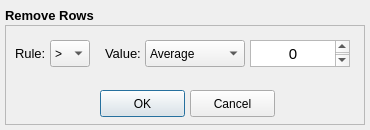
<?xml version="1.0" encoding="UTF-8"?>
<ui version="4.0">
 <class>Dialog</class>
 <widget class="QDialog" name="Dialog">
  <property name="geometry">
   <rect>
    <x>0</x>
    <y>0</y>
    <width>370</width>
    <height>130</height>
   </rect>
  </property>
  <property name="windowTitle">
   <string>Trim Settings</string>
  </property>
  <widget class="QLabel" name="label1_1">
   <property name="geometry">
    <rect>
     <x>5</x>
     <y>5</y>
     <width>360</width>
     <height>20</height>
    </rect>
   </property>
   <property name="maximumSize">
    <size>
     <width>16777215</width>
     <height>16777215</height>
    </size>
   </property>
   <property name="font">
    <font>
     <family>Ubuntu</family>
     <pointsize>10</pointsize>
     <weight>75</weight>
     <italic>false</italic>
     <bold>true</bold>
    </font>
   </property>
   <property name="text">
    <string>Remove Rows</string>
   </property>
  </widget>
  <widget class="QFrame" name="frame1_1">
   <property name="geometry">
    <rect>
     <x>5</x>
     <y>25</y>
     <width>360</width>
     <height>100</height>
    </rect>
   </property>
   <property name="frameShape">
    <enum>QFrame::StyledPanel</enum>
   </property>
   <property name="frameShadow">
    <enum>QFrame::Raised</enum>
   </property>
   <widget class="QComboBox" name="comboBox_rule">
    <property name="geometry">
     <rect>
      <x>45</x>
      <y>15</y>
      <width>40</width>
      <height>27</height>
     </rect>
    </property>
    <item>
     <property name="text">
      <string>&gt;</string>
     </property>
    </item>
    <item>
     <property name="text">
      <string>&lt;</string>
     </property>
    </item>
   </widget>
   <widget class="QPushButton" name="pushButton_ok">
    <property name="geometry">
     <rect>
      <x>95</x>
      <y>65</y>
      <width>85</width>
      <height>27</height>
     </rect>
    </property>
    <property name="text">
     <string>OK</string>
    </property>
   </widget>
   <widget class="QPushButton" name="pushButton_cancel">
    <property name="geometry">
     <rect>
      <x>185</x>
      <y>65</y>
      <width>85</width>
      <height>27</height>
     </rect>
    </property>
    <property name="text">
     <string>Cancel</string>
    </property>
   </widget>
   <widget class="QComboBox" name="comboBox_value">
    <property name="geometry">
     <rect>
      <x>140</x>
      <y>15</y>
      <width>100</width>
      <height>27</height>
     </rect>
    </property>
    <item>
     <property name="text">
      <string>Average</string>
     </property>
    </item>
    <item>
     <property name="text">
      <string>Custom</string>
     </property>
    </item>
   </widget>
   <widget class="QLabel" name="label_fe_info_file_name">
    <property name="geometry">
     <rect>
      <x>10</x>
      <y>20</y>
      <width>32</width>
      <height>16</height>
     </rect>
    </property>
    <property name="font">
     <font>
      <pointsize>10</pointsize>
     </font>
    </property>
    <property name="text">
     <string>Rule:</string>
    </property>
   </widget>
   <widget class="QLabel" name="label_fe_info_file_name_2">
    <property name="geometry">
     <rect>
      <x>100</x>
      <y>20</y>
      <width>37</width>
      <height>16</height>
     </rect>
    </property>
    <property name="font">
     <font>
      <pointsize>10</pointsize>
     </font>
    </property>
    <property name="text">
     <string>Value:</string>
    </property>
   </widget>
   <widget class="QTextEdit" name="textEdit_value">
    <property name="geometry">
     <rect>
      <x>245</x>
      <y>15</y>
      <width>100</width>
      <height>27</height>
     </rect>
    </property>
    <property name="tabChangesFocus">
     <bool>true</bool>
    </property>
    <property name="html">
     <string>&lt;!DOCTYPE HTML PUBLIC &quot;-//W3C//DTD HTML 4.0//EN&quot; &quot;http://www.w3.org/TR/REC-html40/strict.dtd&quot;&gt;
&lt;html&gt;&lt;head&gt;&lt;meta name=&quot;qrichtext&quot; content=&quot;1&quot; /&gt;&lt;style type=&quot;text/css&quot;&gt;
p, li { white-space: pre-wrap; }
&lt;/style&gt;&lt;/head&gt;&lt;body style=&quot; font-family:'Ubuntu'; font-size:11pt; font-weight:400; font-style:normal;&quot;&gt;
&lt;p align=&quot;center&quot; style=&quot; margin-top:0px; margin-bottom:0px; margin-left:0px; margin-right:0px; -qt-block-indent:0; text-indent:0px;&quot;&gt;0&lt;/p&gt;&lt;/body&gt;&lt;/html&gt;</string>
    </property>
   </widget>
  </widget>
 </widget>
 <resources/>
 <connections/>
</ui>
